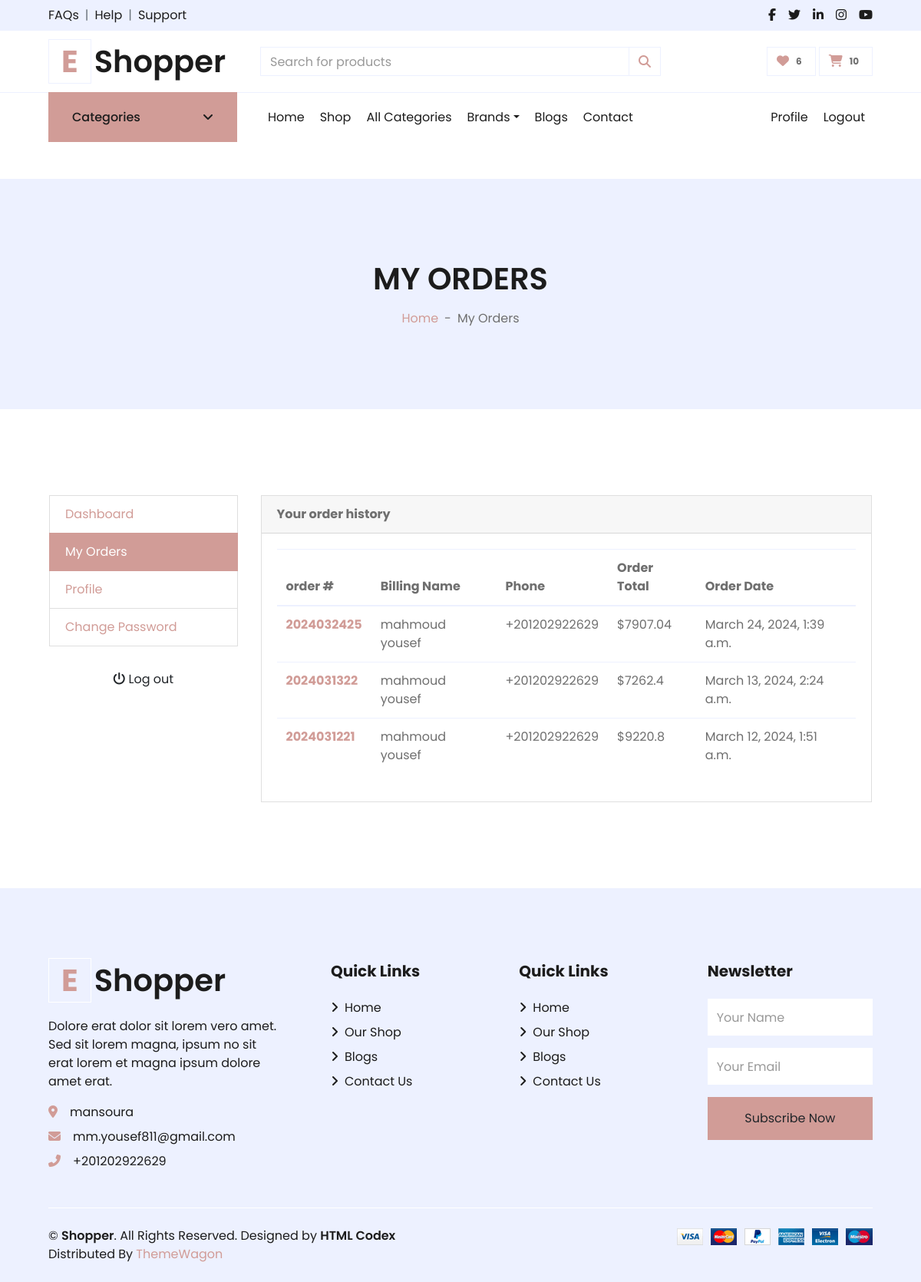
Page /accounts/orders/ (signed in) on the earlier database version.
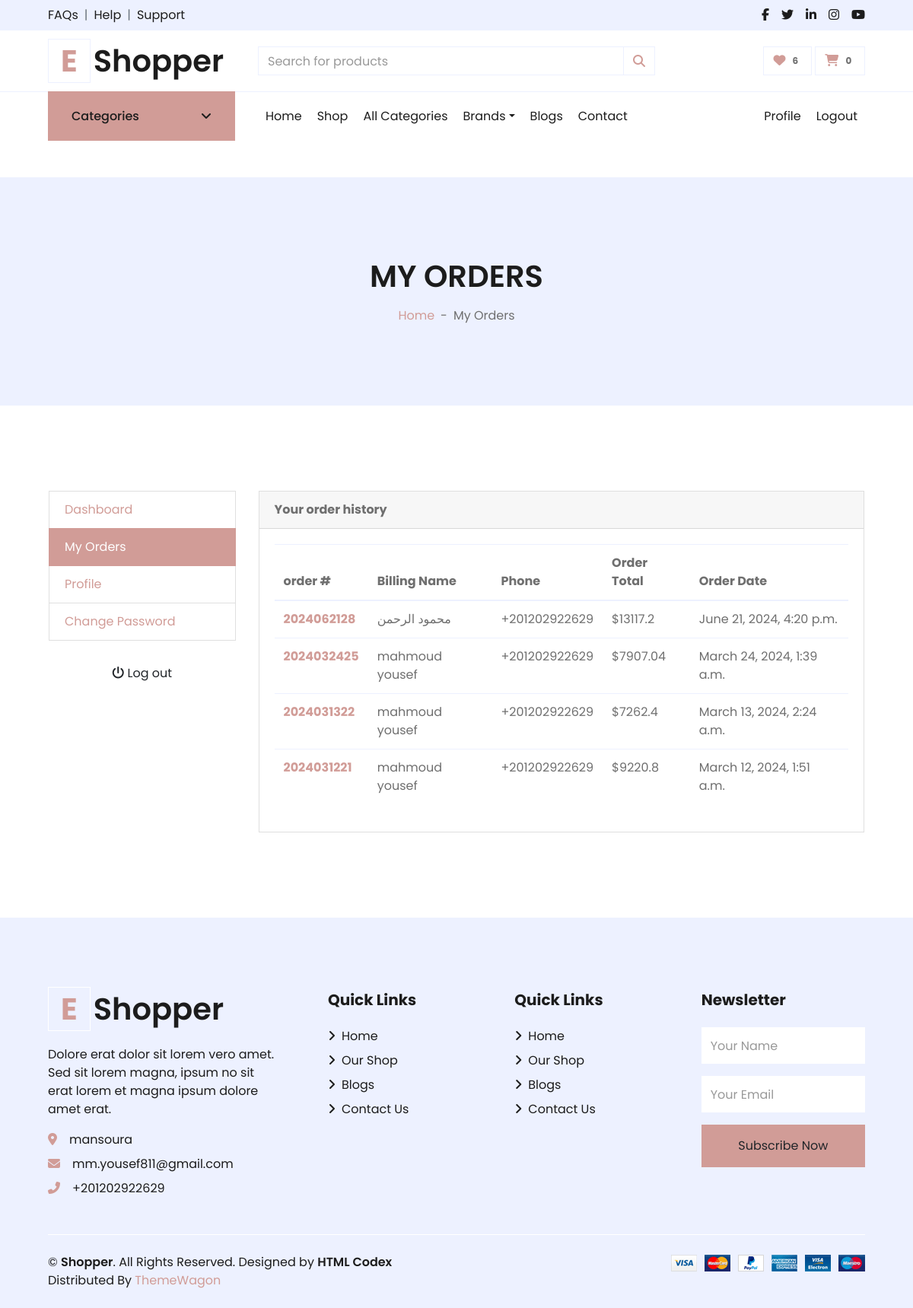
Same page on the later database version.
### orders/models.py (models this page shows, shortened)
class Order(models.Model):
    STATUS = (
        ('New','New'),
        ('Accepted','Accepted'),
        ('Completed','Completed'),
        ('Cancelled','Cancelled'),
    )
    user = models.ForeignKey(User, on_delete=models.SET_NULL , null=True)
    payment = models.ForeignKey(Payment,  on_delete=models.SET_NULL ,blank=True , null=True)
    order_number = models.CharField(max_length=50)
    first_name = models.CharField(max_length=50)
    last_name = models.CharField(max_length=50)
    phone = models.CharField(max_length=50)
    zip_code = models.CharField(max_length=50,blank=True)
    email = models.EmailField( max_length=254)
    address_line_1 = models.CharField( max_length=50)
    address_line_2 = models.CharField( max_length=50 , blank=True)
    country = models.CharField( max_length=50 )
    state = models.CharField( max_length=50 )
    city = models.CharField( max_length=50 )
    order_note = models.CharField( max_length=1000 , blank=True)
    order_total = models.FloatField()
    tax = models.FloatField()
    status = models.CharField(choices=STATUS,default='New' , max_length=15)
    ip = models.CharField(max_length=50  ,blank=True)
    is_orderd = models.BooleanField(default=False)
    created_at = models.DateTimeField( auto_now_add=True)
    updated_at = models.DateTimeField(auto_now=True)
    def full_name(self):
        return f'{self.first_name} {self.last_name}'

### accounts/views.py (the view)
# urls.py: path('orders/' , views.orders , name="orders" ),
@login_required(login_url='login')
def orders(request):
    orders = Order.objects.filter(user=request.user,is_orderd=True).order_by('-created_at')
    context = {
        'orders':orders,
    }
    return render(request , 'profile/orders.html' , context)

### accounts/favourite_context.py (called while the page is built)
def counter(request):
    product_count = 0
    if request.user.is_authenticated:
        if 'admin' in request.path:
            return{}
        else :
            try :
                user_favourites = Product.objects.filter(like=request.user)
                product_count = user_favourites.count()
            except Product.DoesNotExist:
                product_count=0
    return dict(product_counter=product_count)

### carts/cart_context.py (called while the page is built)
def cart_count(request):
    cart_counter = 0
    if 'admin' in request.path:
        return{}
    else:
        try:
            cart = Cart.objects.filter(cart_id=_cart_id(request))
            if request.user.is_authenticated:
                cart_items = CartItem.objects.all().filter(user=request.user)
            else:
                cart_items = CartItem.objects.all().filter(cart=cart[:1])
            for cart_item in cart_items:
                cart_counter += cart_item.quantity
        except Cart.DoesNotExist :
            cart_counter = 0
    return dict(cart_counter=cart_counter)

### carts/views.py (called while the page is built)
def _cart_id(request):
    cart = request.session.session_key
    if not cart:
        cart = request.session.create()
    return cart

### accounts/templates/profile/orders.html (shortened to what this page needs)
{% extends "base.html" %}
{% block body %}
<div class="container-fluid bg-secondary mb-5">
    <div class="d-flex flex-column align-items-center justify-content-center" style="min-height: 300px">
        <h1 class="font-weight-semi-bold text-uppercase mb-3">My Orders</h1>
        <div class="d-inline-flex">
            <p class="m-0"><a href="/">Home</a></p>
            <p class="m-0 px-2">-</p>
            <p class="m-0">My Orders</p>
        </div>
    </div>
</div>
<section class="section-conten padding-y bg">
<div class="container-fluid p-5">
	<div class="row p-3">
            <aside class="col-md-3">
                <ul class="list-group">
                    <a class="list-group-item " href="{% url 'dashboard'%}"> Dashboard </a>
                    <a class="list-group-item active" href="{% url 'orders'%}"> My Orders </a>
                    <a class="list-group-item" href="{% url 'profile'%}"> Profile </a>
                    <a class="list-group-item" href="{% url 'change_password'%}">Change Password </a>
                </ul>
                <br>
                <a class="btn btn-light btn-block" href="{% url 'logout'%}"> <i class="fa fa-power-off"></i> <span
                        class="text">Log
                        out</span> </a>
            </aside>
            <main class="col-md-9">
                <article class="card">
                    <header class="card-header">
                        <strong class="d-inline-block mr-3">Your order history</strong>
                    </header>
                    <div class="card-body">
                        <div class="row">
                            <div class="col-md-12">
                                <table class="table table-hover">
                                    <thead>
                                        <tr>
                                            <th scope="col">order #</th>
                                            <th scope="col">Billing Name</th>
                                            <th scope="col">Phone</th>
                                            <th scope="col">Order Total</th>
                                            <th scope="col">Order Date</th>
                                        </tr>
                                    </thead>
                                        <tbody>
                                            {% for order in orders %}
                                            <tr>
                                                <th scope="row"><a href="{% url 'order_detail' order.order_number%}">{{order.order_number}}</a></th>
                                                <td>{{order.full_name}}</td>
                                                <td>{{order.phone}}</td>
                                                <td>${{order.order_total}}</td>
                                                <td>{{order.created_at}}</td>
                                            </tr>
                                            {% endfor %}
                                        </tbody>
                                </table>
                            </div>
                        </div>
                    </div>
                </article>
            </main>
        </div>
    </div>
</section>
{% endblock body %}

### templates/base.html (shortened to what the changed rows need)
{% load static %}
<!DOCTYPE HTML>
<html lang="en">
<head>
    <link href="https://cdnjs.cloudflare.com/ajax/libs/font-awesome/5.10.0/css/all.min.css" rel="stylesheet">
    <link href="{% static 'lib/owlcarousel/assets/owl.carousel.min.css'%}" rel="stylesheet">
    <link href="{% static 'css/all.min.css'%}" rel="stylesheet">
    <link href="{% static 'css/style.css'%}" rel="stylesheet">
    <link href="{% static 'css/custom.css'%}" rel="stylesheet">
</head>
<body>
    <div class="container-fluid">
        <div class="row align-items-center py-3 px-xl-5">
            <div class="col-lg-3 d-none d-lg-block">
                <a href="/" class="text-decoration-none">
                    <h1 class="m-0 display-5 font-weight-semi-bold"><span
                            class="text-primary font-weight-bold border px-3 mr-1">E</span>{{about_site.site_name}}</h1>
                </a>
            </div>
            <div class="col-lg-3 col-6 text-right">
                <a href="{% url 'cart'%}" class="btn border">
                    <i class="fas fa-shopping-cart text-primary"></i>
                    <span class="badge">{{cart_counter}}</span>
                </a>
            </div>
        </div>
    </div>
    {% block body %}
    {% endblock body %}
    <div class="container-fluid bg-secondary text-dark mt-5 pt-5">
        <div class="row px-xl-5 pt-5">
            <div class="col-lg-4 col-md-12 mb-5 pr-3 pr-xl-5">
                <a href="/" class="text-decoration-none">
                    <h1 class="mb-4 display-5 font-weight-semi-bold"><span
                            class="text-primary font-weight-bold border border-white px-3 mr-1">E</span>{{about_site.site_name}}
                    </h1>
                </a>
            </div>
        </div>
    </div>
</body>
</html>

Differences in the rows shown:
added Order: order_number "2024062128", full_name "محمود الرحمن", phone "+201202922629", order_total "13117.2", created_at "June 21, 2024, 4:20 p.m."
Other differences:
{{ cart_counter }}: "10" → "0"
